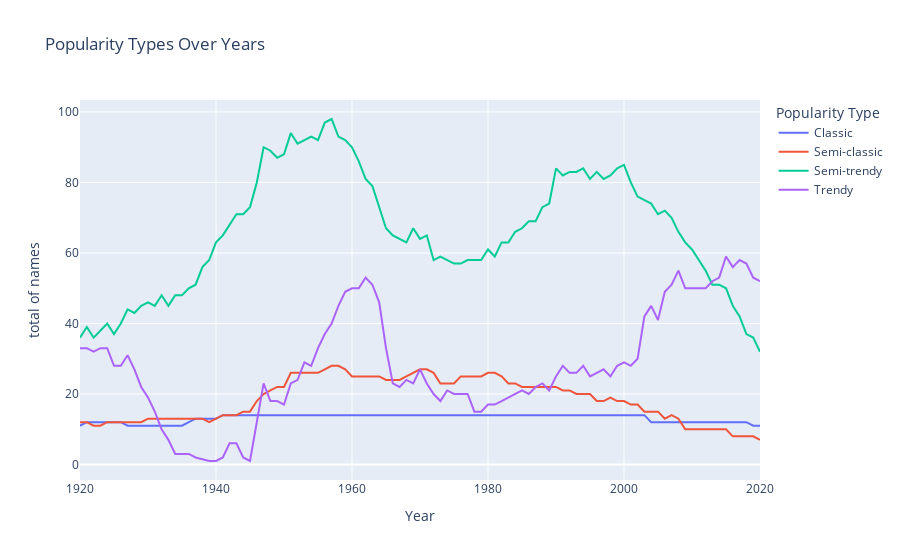

The cell this chart's notebook holds for it:
### Code cell
# Merge the classification back to the original DataFrame
names_with_popularity = names.merge(popular_names[['first_name', 'popularity_type']], on='first_name')
# Group by 'year' and 'popularity_type', then count the number of occurrences
popularity_over_years = names_with_popularity.groupby(['year', 'popularity_type']).size().reset_index(name='count')
# Plot the data using Plotly
fig = px.line(popularity_over_years, x='year', y='count', color='popularity_type', 
              title='Popularity Types Over Years', labels={'year': 'Year', 'count': 'total of names'})
# Customize the legend title
fig.update_layout(legend_title_text='Popularity Type')

# Show the plot
fig.show()

### Figure 1 — Plotly figure (JSON) as saved in the notebook; plotly's stock layout.template omitted (floating-point values rounded to 4 significant figures)
{"data": [{"hovertemplate": "popularity_type=Classic<br>Year=%{x}<br>total of names=%{y}<extra></extra>", "legendgroup": "Classic", "line": {"color": "#636efa", "dash": "solid"}, "marker": {"symbol": "circle"}, "mode": "lines", "name": "Classic", "orientation": "v", "showlegend": true, "type": "scatter", "x": [1920, 1921, 1922, 1923, 1924, 1925, 1926, 1927, 1928, 1929, 1930, 1931, 1932, 1933, 1934, 1935, 1936, 1937, 1938, 1939, 1940, 1941, 1942, 1943, 1944, 1945, 1946, 1947, 1948, 1949, 1950, 1951, 1952, 1953, 1954, 1955, 1956, 1957, 1958, 1959, 1960, 1961, 1962, 1963, 1964, 1965, 1966, 1967, 1968, 1969, 1970, 1971, 1972, 1973, 1974, 1975, 1976, 1977, 1978, 1979, 1980, 1981, 1982, 1983, 1984, 1985, 1986, 1987, 1988, 1989, 1990, 1991, 1992, 1993, 1994, 1995, 1996, 1997, 1998, 1999, 2000, 2001, 2002, 2003, 2004, 2005, 2006, 2007, 2008, 2009, 2010, 2011, 2012, 2013, 2014, 2015, 2016, 2017, 2018, 2019, 2020], "xaxis": "x", "y": [11, 12, 12, 12, 12, 12, 12, 11, 11, 11, 11, 11, 11, 11, 11, 11, 12, 13, 13, 13, 13, 14, 14, 14, 14, 14, 14, 14, 14, 14, 14, 14, 14, 14, 14, 14, 14, 14, 14, 14, 14, 14, 14, 14, 14, 14, 14, 14, 14, 14, 14, 14, 14, 14, 14, 14, 14, 14, 14, 14, 14, 14, 14, 14, 14, 14, 14, 14, 14, 14, 14, 14, 14, 14, 14, 14, 14, 14, 14, 14, 14, 14, 14, 14, 12, 12, 12, 12, 12, 12, 12, 12, 12, 12, 12, 12, 12, 12, 12, 11, 11], "yaxis": "y"}, {"hovertemplate": "popularity_type=Semi-classic<br>Year=%{x}<br>total of names=%{y}<extra></extra>", "legendgroup": "Semi-classic", "line": {"color": "#EF553B", "dash": "solid"}, "marker": {"symbol": "circle"}, "mode": "lines", "name": "Semi-classic", "orientation": "v", "showlegend": true, "type": "scatter", "x": [1920, 1921, 1922, 1923, 1924, 1925, 1926, 1927, 1928, 1929, 1930, 1931, 1932, 1933, 1934, 1935, 1936, 1937, 1938, 1939, 1940, 1941, 1942, 1943, 1944, 1945, 1946, 1947, 1948, 1949, 1950, 1951, 1952, 1953, 1954, 1955, 1956, 1957, 1958, 1959, 1960, 1961, 1962, 1963, 1964, 1965, 1966, 1967, 1968, 1969, 1970, 1971, 1972, 1973, 1974, 1975, 1976, 1977, 1978, 1979, 1980, 1981, 1982, 1983, 1984, 1985, 1986, 1987, 1988, 1989, 1990, 1991, 1992, 1993, 1994, 1995, 1996, 1997, 1998, 1999, 2000, 2001, 2002, 2003, 2004, 2005, 2006, 2007, 2008, 2009, 2010, 2011, 2012, 2013, 2014, 2015, 2016, 2017, 2018, 2019, 2020], "xaxis": "x", "y": [12, 12, 11, 11, 12, 12, 12, 12, 12, 12, 13, 13, 13, 13, 13, 13, 13, 13, 13, 12, 13, 14, 14, 14, 15, 15, 18, 20, 21, 22, 22, 26, 26, 26, 26, 26, 27, 28, 28, 27, 25, 25, 25, 25, 25, 24, 24, 24, 25, 26, 27, 27, 26, 23, 23, 23, 25, 25, 25, 25, 26, 26, 25, 23, 23, 22, 22, 22, 22, 22, 22, 21, 21, 20, 20, 20, 18, 18, 19, 18, 18, 17, 17, 15, 15, 15, 13, 14, 13, 10, 10, 10, 10, 10, 10, 10, 8, 8, 8, 8, 7], "yaxis": "y"}, {"hovertemplate": "popularity_type=Semi-trendy<br>Year=%{x}<br>total of names=%{y}<extra></extra>", "legendgroup": "Semi-trendy", "line": {"color": "#00cc96", "dash": "solid"}, "marker": {"symbol": "circle"}, "mode": "lines", "name": "Semi-trendy", "orientation": "v", "showlegend": true, "type": "scatter", "x": [1920, 1921, 1922, 1923, 1924, 1925, 1926, 1927, 1928, 1929, 1930, 1931, 1932, 1933, 1934, 1935, 1936, 1937, 1938, 1939, 1940, 1941, 1942, 1943, 1944, 1945, 1946, 1947, 1948, 1949, 1950, 1951, 1952, 1953, 1954, 1955, 1956, 1957, 1958, 1959, 1960, 1961, 1962, 1963, 1964, 1965, 1966, 1967, 1968, 1969, 1970, 1971, 1972, 1973, 1974, 1975, 1976, 1977, 1978, 1979, 1980, 1981, 1982, 1983, 1984, 1985, 1986, 1987, 1988, 1989, 1990, 1991, 1992, 1993, 1994, 1995, 1996, 1997, 1998, 1999, 2000, 2001, 2002, 2003, 2004, 2005, 2006, 2007, 2008, 2009, 2010, 2011, 2012, 2013, 2014, 2015, 2016, 2017, 2018, 2019, 2020], "xaxis": "x", "y": [36, 39, 36, 38, 40, 37, 40, 44, 43, 45, 46, 45, 48, 45, 48, 48, 50, 51, 56, 58, 63, 65, 68, 71, 71, 73, 80, 90, 89, 87, 88, 94, 91, 92, 93, 92, 97, 98, 93, 92, 90, 86, 81, 79, 73, 67, 65, 64, 63, 67, 64, 65, 58, 59, 58, 57, 57, 58, 58, 58, 61, 59, 63, 63, 66, 67, 69, 69, 73, 74, 84, 82, 83, 83, 84, 81, 83, 81, 82, 84, 85, 80, 76, 75, 74, 71, 72, 70, 66, 63, 61, 58, 55, 51, 51, 50, 45, 42, 37, 36, 32], "yaxis": "y"}, {"hovertemplate": "popularity_type=Trendy<br>Year=%{x}<br>total of names=%{y}<extra></extra>", "legendgroup": "Trendy", "line": {"color": "#ab63fa", "dash": "solid"}, "marker": {"symbol": "circle"}, "mode": "lines", "name": "Trendy", "orientation": "v", "showlegend": true, "type": "scatter", "x": [1920, 1921, 1922, 1923, 1924, 1925, 1926, 1927, 1928, 1929, 1930, 1931, 1932, 1933, 1934, 1935, 1936, 1937, 1939, 1940, 1941, 1942, 1943, 1944, 1945, 1946, 1947, 1948, 1949, 1950, 1951, 1952, 1953, 1954, 1955, 1956, 1957, 1958, 1959, 1960, 1961, 1962, 1963, 1964, 1965, 1966, 1967, 1968, 1969, 1970, 1971, 1972, 1973, 1974, 1975, 1976, 1977, 1978, 1979, 1980, 1981, 1982, 1983, 1984, 1985, 1986, 1987, 1988, 1989, 1990, 1991, 1992, 1993, 1994, 1995, 1996, 1997, 1998, 1999, 2000, 2001, 2002, 2003, 2004, 2005, 2006, 2007, 2008, 2009, 2010, 2011, 2012, 2013, 2014, 2015, 2016, 2017, 2018, 2019, 2020], "xaxis": "x", "y": [33, 33, 32, 33, 33, 28, 28, 31, 27, 22, 19, 15, 10, 7, 3, 3, 3, 2, 1, 1, 2, 6, 6, 2, 1, 12, 23, 18, 18, 17, 23, 24, 29, 28, 33, 37, 40, 45, 49, 50, 50, 53, 51, 46, 33, 23, 22, 24, 23, 27, 23, 20, 18, 21, 20, 20, 20, 15, 15, 17, 17, 18, 19, 20, 21, 20, 22, 23, 21, 25, 28, 26, 26, 28, 25, 26, 27, 25, 28, 29, 28, 30, 42, 45, 41, 49, 51, 55, 50, 50, 50, 50, 52, 53, 59, 56, 58, 57, 53, 52], "yaxis": "y"}], "layout": {"legend": {"title": {"text": "Popularity Type"}, "tracegroupgap": 0}, "title": {"text": "Popularity Types Over Years"}, "xaxis": {"anchor": "y", "domain": [0, 1], "title": {"text": "Year"}}, "yaxis": {"anchor": "x", "domain": [0, 1], "title": {"text": "total of names"}}}}
